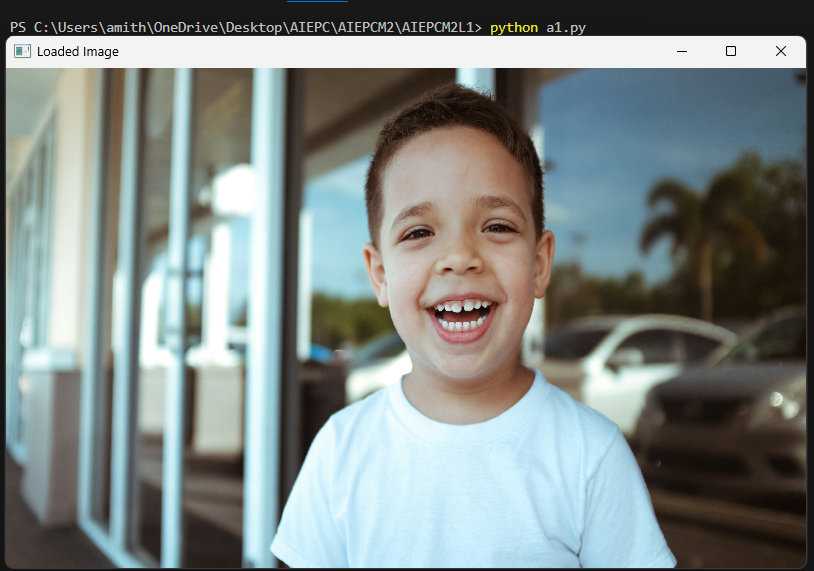
#> input picture ai-expert-course/computer-vision/example.jpg, 814 x 571 px, found by its file name
$ python main.py
#> lines starting #> are read from the running program, lines starting #| are printed output that depends on the picture
import os

import cv2


# Load the image

current_directory = os.getcwd()
print("Current directory:", current_directory)
image = cv2.imread(current_directory+'/computer-vision/'+'example.jpg')
#> image is the input picture: shape (571, 814, 3); mean B, G, R 133.9, 135.8, 127.5
#image = cv2.imread('example.jpg')


# Convert the image to grayscale

gray_image = cv2.cvtColor(image, cv2.COLOR_BGR2GRAY)
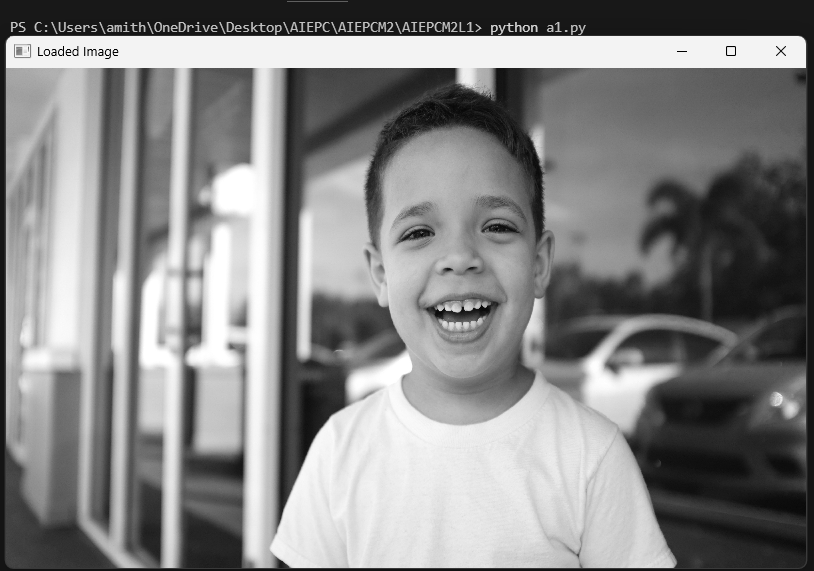
#> gray_image: shape (571, 814); min 0, max 255, mean 133.1


# Resize the grayscale image to 224x224

resized_image = cv2.resize(gray_image, (224, 224))
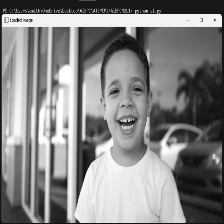
#> resized_image: shape (224, 224); min 7, max 255, mean 133.1


# Display the resized grayscale image in a single window

cv2.imshow('Processed Image', resized_image)


# Wait for a key press

key = cv2.waitKey(0)  # Wait indefinitely for a key press
#> (key Esc is pressed here)


# Check if the "S" key was pressed (ASCII for 'S' is 83)

if key == ord('s'):

    # Save the processed image when "S" is pressed

    cv2.imwrite('grayscale_resized_image.jpg', resized_image)

    print("Image saved as grayscale_resized_image.jpg")

else:

    print("Image not saved")


# Close the window

cv2.destroyAllWindows()


# Print processed image properties

print(f"Processed Image Dimensions: {resized_image.shape}")
#| Processed Image Dimensions: (224, 224)

$ run again, with ai-expert-course/picture_1771674254.jpg copied over ai-expert-course/computer-vision/example.jpg
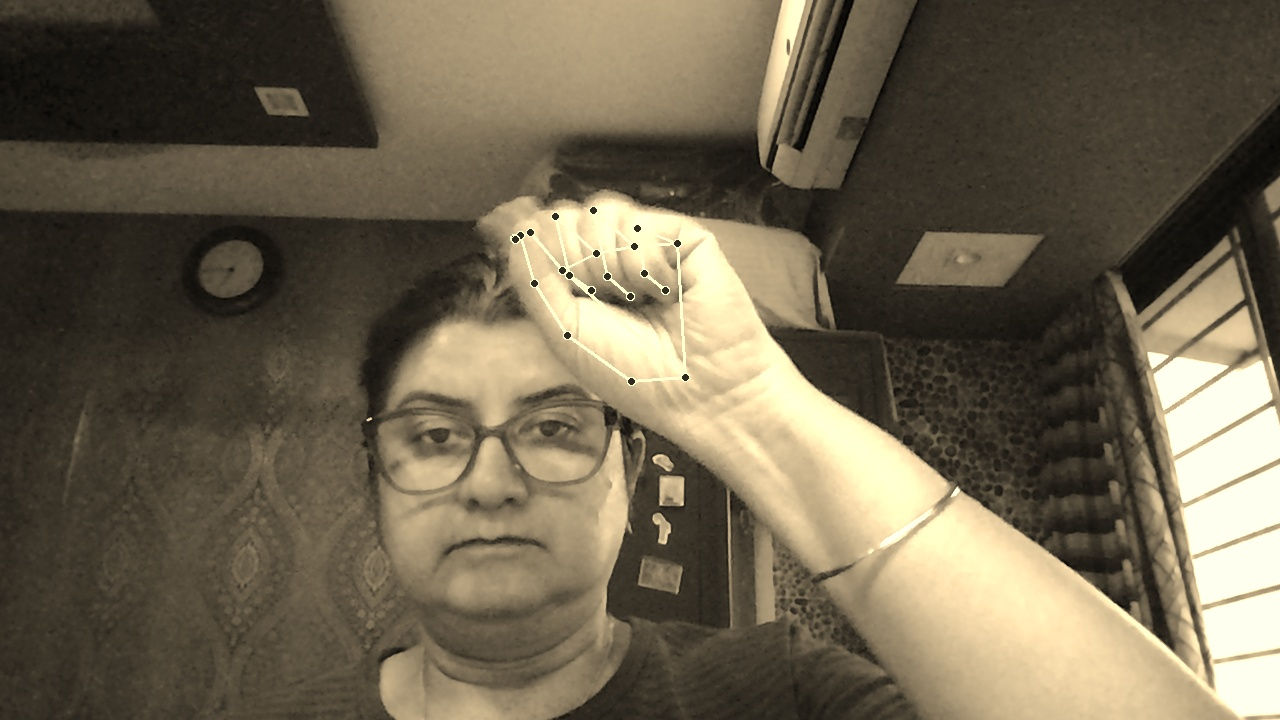
#> input picture ai-expert-course/picture_1771674254.jpg, 1280 x 720 px, found by its file name
#> image is the input picture: shape (720, 1280, 3); mean B, G, R 79.2, 99.9, 110
#> `gray_image = cv2.cvtColor(image, cv2.COLOR_BGR2GRAY)`:
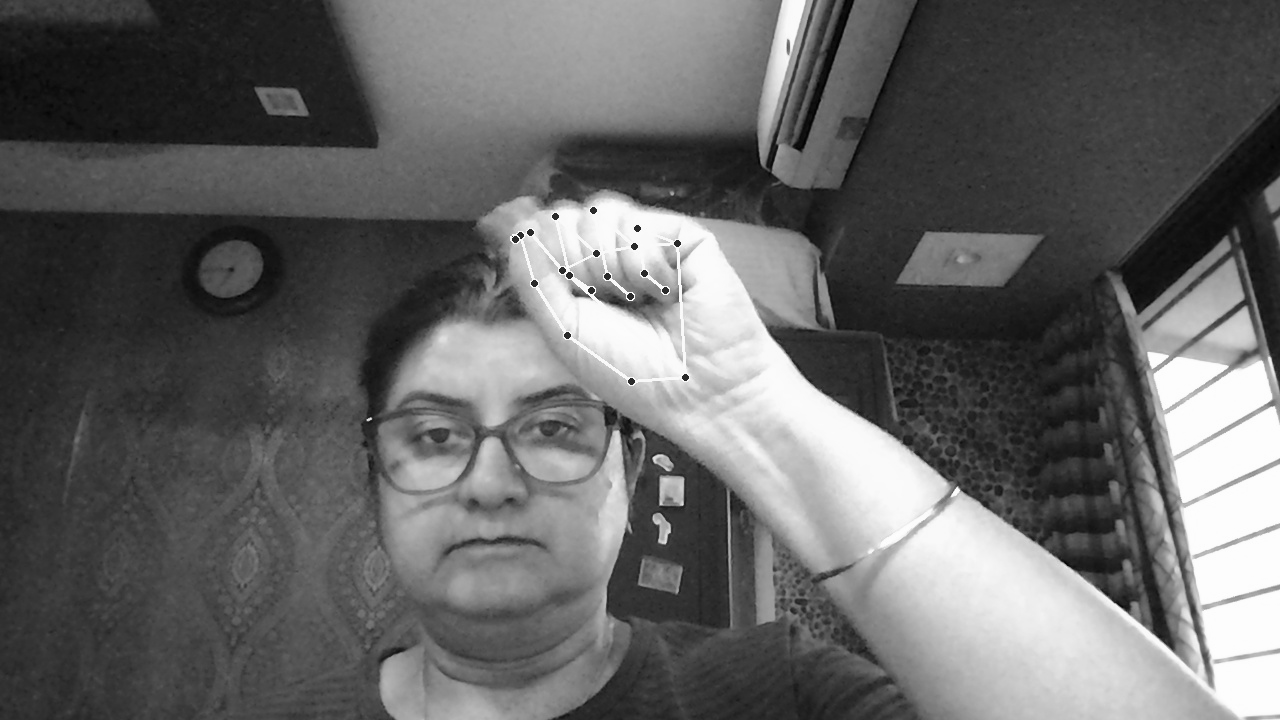
#> gray_image: shape (720, 1280); min 1, max 254, mean 100.5
#> `resized_image = cv2.resize(gray_image, (224, 224))`:
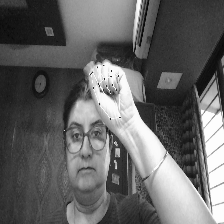
#> resized_image: shape (224, 224); min 2, max 254, mean 100.4
#| Processed Image Dimensions: (224, 224)
